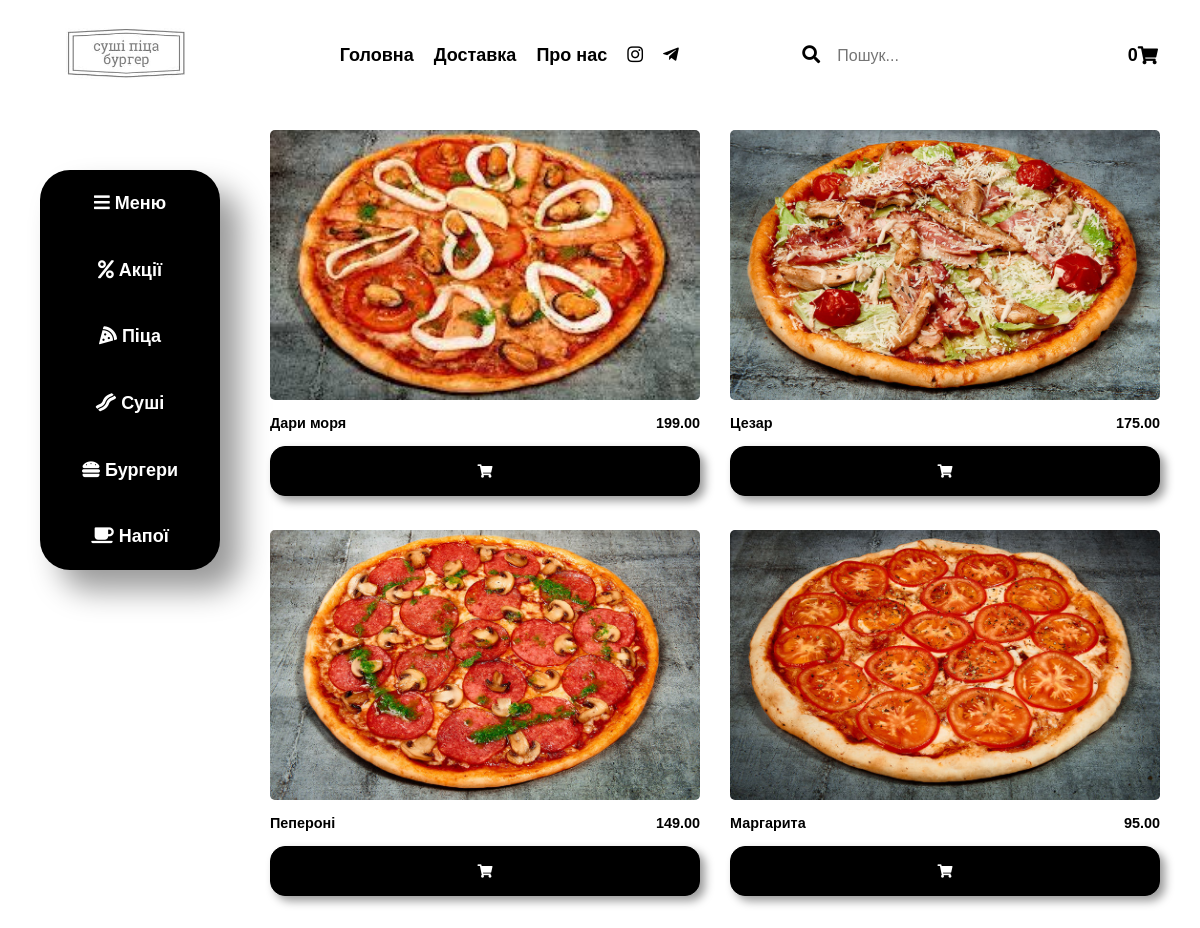
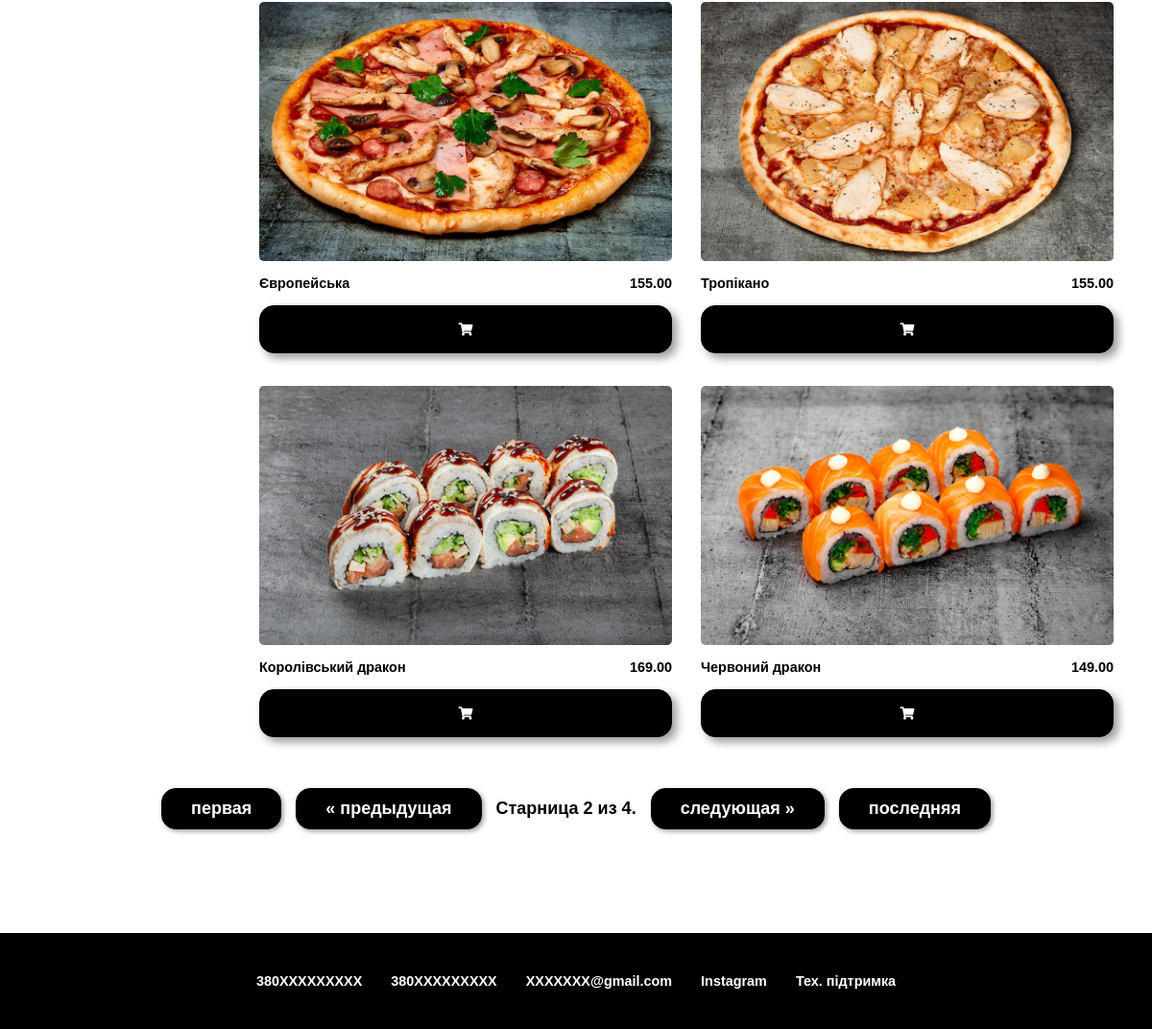
The page /discount?page=2 on the database its author committed (2 pictures, top to bottom).
### main/models.py (models this page shows, shortened)
class Product(models.Model):
    name = models.CharField(max_length = 50, db_index = True, verbose_name = "Имя")
    info = models.CharField(max_length = 200, verbose_name = "Описание")
    category = models.ForeignKey(Category, verbose_name = "Категория", on_delete = models.PROTECT)
    price = models.DecimalField(max_digits = 10, decimal_places = 2, verbose_name = "Price(грн.)")
    image = models.ImageField(upload_to = 'photos', verbose_name = "Фото продукта")
    show = models.BooleanField(verbose_name='Видимость', default=True)
    created = models.DateTimeField(auto_now_add = True)
    updated = models.DateTimeField(auto_now = True)
    class Meta:
        verbose_name = "Продукт"
        verbose_name_plural = "Продукты"

### main/views.py (the view)
# urls.py: path('discount',views.discount, name='discount'),
def discount(request):
    contact_list = Product.objects.all()
    paginator = Paginator(contact_list, 8) # Show 25 contacts per page.
    page_number = request.GET.get('page')
    context = paginator.get_page(page_number)
    return render(request,'main/discount.html',{'context':context} )

### main/templates/main/discount.html
{% extends "main/main.html" %}
{% block content %}
<div class="container-item">
	{% for item in context%}
		<div class="item">
			<div class="food_img">
				<img src="media/{{ item.image }}">
			</div>
			<div class="info_food">
				<p class="name_food">{{item.name}}</p>
				<p class="price">{{item.price}}</p>
			</div>
			<button class="shopping-cart" title="Добавити у кошик"><i class="fa fa-shopping-cart"></i></button>
		</div>
	{% endfor %}
</div>
{% endblock content %}

### main/static/main/css/main.css (style rules this page uses)
* { margin: 0; padding: 0; }
html { font-family: 'Mulish', sans-serif; font-weight: 600; font-size: 18px; }
.container-item { display: grid; width: 100%; grid-template-columns: repeat(auto-fit, minmax(300px, 1fr)); grid-gap: 30px; grid-auto-rows: 370px; }
.item { padding: 0px 0px 0px 0px; }
.food_img { height: 270px; width: 100%; overflow: hidden; border-radius: 5px; }
.food_img img { width: 100%; height: 100%; object-fit: cover; }
.info_food { margin: 15px 0; display: flex; justify-content: space-between; }
.name_food { text-align: left; font-size: 0.8em; }
.price { text-align: right; font-size: 0.8em; }
.shopping-cart { width: 100%; height: 50px; background: black; color: white; border-radius: 15px; border: 1px solid #000; cursor: pointer; box-shadow: 5px 5px 10px rgba(0,0,0,0.4); }

### main/static/main/css/style.css (style rules this page uses)
* { margin: 0; padding: 0; }
html { font-family: 'Mulish', sans-serif; font-weight: 600; font-size: 18px; }
.container-item { display: grid; width: 100%; grid-template-columns: repeat(auto-fit, minmax(300px, 1fr)); grid-gap: 30px; grid-auto-rows: 370px; }
.item { padding: 0px 0px 0px 0px; }
.food_img { height: 270px; overflow: hidden; border-radius: 5px; }
.food_img img { width: 100%; height: 100%; object-fit: cover; }
.info_food { margin: 15px 0; display: flex; justify-content: space-between; }
.name_food { text-align: left; font-size: 0.8em; }
.price { text-align: right; font-size: 0.8em; }
.shopping-cart { width: 100%; height: 50px; background: black; color: white; border-radius: 15px; border: 1px solid #000; cursor: pointer; box-shadow: 5px 5px 10px rgba(0,0,0,0.4); }

### rows shown on the page
Product: image (picture), name "Дари моря", price "199.00"
Product: image (picture), name "Цезар", price "175.00"
Product: image (picture), name "Пепероні", price "149.00"
Product: image (picture), name "Маргарита", price "95.00"
Product: image (picture), name "Європейська", price "155.00"
Product: image (picture), name "Тропікано", price "155.00"
Product: image (picture), name "Королівський дракон", price "169.00"
Product: image (picture), name "Червоний дракон", price "149.00"

### other values the page prints
{{ context.number }} "2"
{{ context.paginator.num_pages }} "4"
